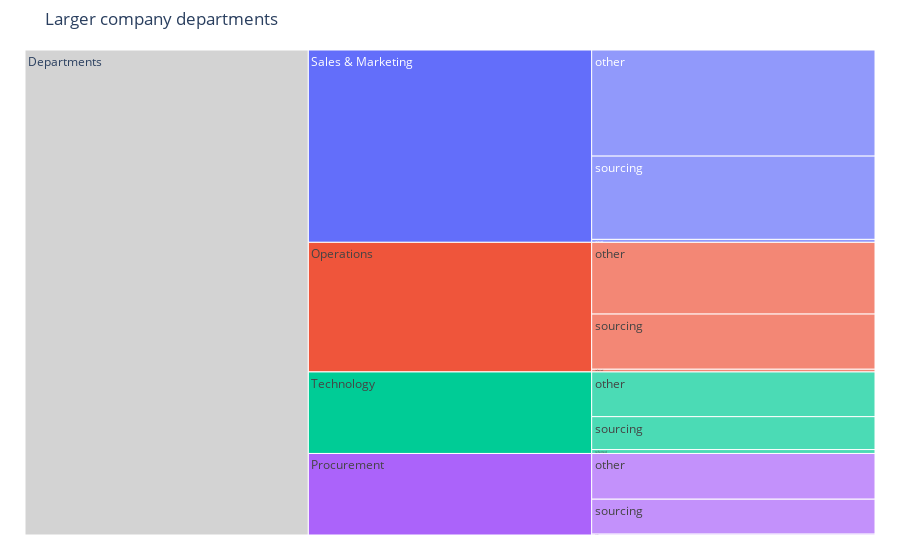

The notebook cell saved with this chart:
### Code cell
generateIcicleDepartmentAndRecruitment(departments_large, "Larger company departments")

### Figure 1 — Plotly figure (JSON) as saved in the notebook; plotly's stock layout.template omitted (floating-point values rounded to 4 significant figures)
{"data": [{"branchvalues": "total", "ids": ["Departments", "Sales & Marketing", "Sales & Marketing - sourcing", "Sales & Marketing - other", "Sales & Marketing - referred", "Operations", "Operations - sourcing", "Operations - other", "Operations - referred", "Technology", "Technology - sourcing", "Technology - other", "Technology - referred", "Procurement", "Procurement - sourcing", "Procurement - other", "Procurement - referred"], "labels": ["Departments", "Sales & Marketing", "sourcing", "other", "referred", "Operations", "sourcing", "other", "referred", "Technology", "sourcing", "other", "referred", "Procurement", "sourcing", "other", "referred"], "parents": ["", "Departments", "Sales & Marketing", "Sales & Marketing", "Sales & Marketing", "Departments", "Operations", "Operations", "Operations", "Departments", "Technology", "Technology", "Technology", "Departments", "Procurement", "Procurement", "Procurement"], "root": {"color": "lightgrey"}, "type": "icicle", "values": [42464, 16840, 7291, 9290, 259, 11348, 4831, 6279, 238, 7138, 2882, 3914, 342, 7138, 3057, 4002, 79]}], "layout": {"margin": {"b": 25, "l": 25, "r": 25, "t": 50}, "title": {"text": "Larger company departments"}}}
